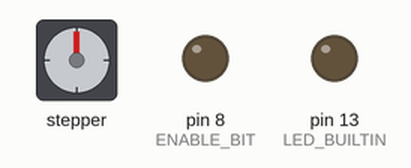
Simulated run of this program. Board: Arduino Nano, built with avr-gcc and run on an emulated ATmega328P. On the bench: stepper motor, output pins drawn as LEDs (lit = HIGH). Wiring (inferred from the names in the program): stepper motor driver (200 steps per turn assumed): step pin 5; direction pin 2. Pins used as bus, display or sensor lines are not drawn.

Above: at 0.15 s.
At 10.06 s:
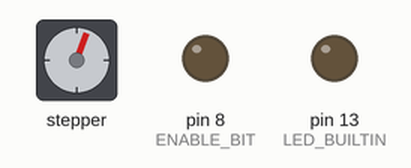
At 19.66 s:
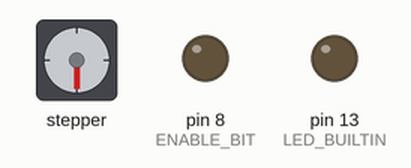
At 39.48 s:
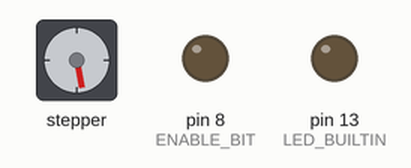
Timing chart, 0 to 40.0 s (numbered marks = the images above):
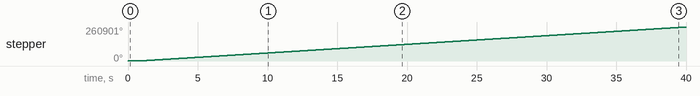

The program:

main.cpp
```cpp
#include <Arduino.h>
/*
  3030 Controller Code
  Board: AliExpress CNC Shield V4 arduino Nano V3 TMC2209
*/

#define STEPPING_DDR  DDRD
#define STEPPING_PORT PORTD
#define X_STEP_BIT      5
#define Y_STEP_BIT      6
#define Z_STEP_BIT      7
#define X_DIRECTION_BIT 2
#define Y_DIRECTION_BIT 3
#define Z_DIRECTION_BIT 4
#define ENABLE_BIT      8

unsigned int myDelay = 1000;
#define MIN_DELAY 130

void setup() {
  pinMode(LED_BUILTIN, OUTPUT);
  pinMode(ENABLE_BIT, OUTPUT);
  pinMode(X_DIRECTION_BIT, OUTPUT);
  pinMode(X_STEP_BIT, OUTPUT);
  digitalWrite(X_DIRECTION_BIT, HIGH);
  digitalWrite(ENABLE_BIT, LOW);
}

void loop() {
  if(myDelay > MIN_DELAY) {
    myDelay--;
  }
  //digitalWrite(LED_BUILTIN,HIGH);
  digitalWrite(X_STEP_BIT, HIGH);
  delayMicroseconds(myDelay);
  //delay(1);
  //digitalWrite(LED_BUILTIN,LOW);
  delayMicroseconds(myDelay);
  digitalWrite(X_STEP_BIT, LOW);
  //delay(1);
}
```

Measured:
- by itself, stepper: keeps turning clockwise at about 6523°/s
